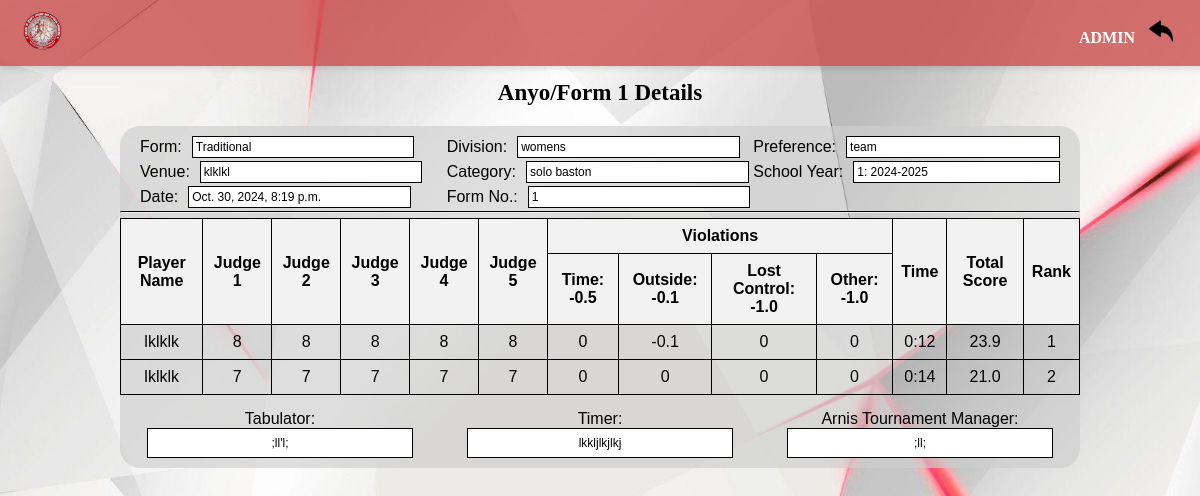
The page /anyo_match_view/1/ (signed in) on the database its author committed.
### myapp/models.py (models this page shows, shortened)
class CustomUser(AbstractUser):
    SPORT_CHOICES = [
        ('arnis', 'Arnis'),
        ('volleyball', 'Volleyball'),
        ('table_tennis', 'Table Tennis'),
    ]
    userID = models.AutoField(primary_key=True)
    username = models.CharField(max_length=255, unique=True)
    password = models.CharField(max_length=255)  # This field will store hashed passwords
    sport = models.CharField(max_length=20, choices=SPORT_CHOICES, blank=True, null=True)
    is_superuser = models.BooleanField(blank=True, null=True)
    is_admin = models.BooleanField(blank=True, null=True)
    is_staff = models.BooleanField(blank=True, null=True)
    groups = models.ManyToManyField(
        Group,
        blank=True,
        related_name='customuser_set',
        verbose_name='groups'
    )
    user_permissions = models.ManyToManyField(
        Permission,
        blank=True,
        related_name='customuser_set',
        verbose_name='user permissions'
    )
    def __str__(self):
        return self.username

class FormMatch(models.Model):
    formID = models.AutoField(primary_key=True)
    form_type = models.CharField(max_length=255, null=True, blank=True)
    yearID = models.ForeignKey(SchoolYear, on_delete=models.CASCADE, null=True, blank=True)
    form_no = models.IntegerField(null=True, blank=True)
    venue = models.CharField(max_length=255, null=True, blank=True)
    date = models.DateTimeField(null=True, blank=True)
    division = models.CharField(max_length=255, null=True, blank=True)
    category = models.CharField(max_length=255, blank=True, null=True)
    preference = models.CharField(max_length=255, blank=True, null=True)
    tabulator = models.ForeignKey(ArnisTabulator, related_name='tabulator_matches', on_delete=models.CASCADE, null=True, blank=True)
    timer = models.ForeignKey(ArnisTimer, related_name='timer_matches', on_delete=models.CASCADE, null=True, blank=True)
    manager = models.ForeignKey(ArnisManager, related_name='manager_matches', on_delete=models.CASCADE, null=True, blank=True)
    user = models.ForeignKey(CustomUser, on_delete=models.CASCADE)  # Store user reference

class SchoolYear(models.Model):
    YearID = models.AutoField(primary_key=True)
    start_year = models.IntegerField()
    end_year = models.IntegerField()
    def __str__(self):
        return f"{self.YearID}: {self.start_year}-{self.end_year}"

class FormPlayers(models.Model):
    formplayersID = models.AutoField(primary_key=True)
    formID = models.ForeignKey(FormMatch, on_delete=models.CASCADE, null=True, blank=True)
    playerID = models.ForeignKey(ArnisFormPlayers, on_delete=models.CASCADE, null=True, blank=True)
    judgeScores1 = models.IntegerField(default=0, null=True, blank=True)
    judgeScores2 = models.IntegerField(default=0, null=True, blank=True)
    judgeScores3 = models.IntegerField(default=0, null=True, blank=True)
    judgeScores4 = models.IntegerField(default=0, null=True, blank=True)
    judgeScores5 = models.IntegerField(default=0, null=True, blank=True)
    time = models.CharField(max_length=255, default=0, null=True, blank=True)
    lost_control = models.IntegerField(default=0, null=True, blank=True)
    outside = models.CharField(max_length=255, default=0, null=True, blank=True)
    other = models.IntegerField(default=0, null=True, blank=True)
    time_consumed = models.CharField(max_length=255, null=True, blank=True)
    rank = models.IntegerField(default=0, null=True, blank=True)
    total_score = models.FloatField(default=0, null=True, blank=True)

class ArnisFormPlayers(models.Model):
    yearID = models.ForeignKey(SchoolYear, on_delete=models.CASCADE)
    playerID = models.AutoField(primary_key=True)
    player_name = models.CharField(max_length=150)
    collegeID = models.ForeignKey(College, on_delete=models.CASCADE)
    def __str__(self):
        return self.player_name

class ArnisTabulator(models.Model):
    yearID = models.ForeignKey(SchoolYear, on_delete=models.CASCADE)
    tabulatorID = models.AutoField(primary_key=True)
    tabulator_name = models.CharField(max_length=150)
    def __str__(self):
        return self.tabulator_name

class ArnisTimer(models.Model):
    yearID = models.ForeignKey(SchoolYear, on_delete=models.CASCADE)
    timerID = models.AutoField(primary_key=True)
    timer_name = models.CharField(max_length=150)
    def __str__(self):
        return self.timer_name

class ArnisManager(models.Model):
    yearID = models.ForeignKey(SchoolYear, on_delete=models.CASCADE)
    managerID = models.AutoField(primary_key=True)
    manager_name = models.CharField(max_length=150)
    def __str__(self):
        return self.manager_name

### myapp/views.py (the view)
# urls.py: path('anyo_match_view/<int:form_id>/', views.anyo_match_view, name='anyo_match_view'),
@login_required(login_url='/login')
def anyo_match_view(request, form_id):
    form = get_object_or_404(FormMatch, formID=form_id)
    players = FormPlayers.objects.filter(formID=form)
    context = {
        'form': form,
        'players': players,
        'username': request.user,
    }
    if request.user.sport != 'arnis' and not request.user.is_admin:
        messages.error(request, "You are not authorized to access this page.")
        return redirect('myapp:sports')  # Redirect to sport selection page
    return render(request, 'anyo_match_view.html', context)

### myapp/templates/anyo_match_view.html (shortened to what this page needs)
{% load static %}
<!DOCTYPE html>
<html lang="en">
<head>
    <link rel="stylesheet" href="{% static 'css/anyo_view.css' %}">
</head>
<header>
    <div class="navbar">
    <div class="logo">
        <img src="{% static 'img/csspe.png' %}" alt="Logo">
    </div>
    <div class="nav-links">
        <ul>
            <li>
                <span>{{ username|upper  }}</span>
            </li>
            <li>
                <a href="javascript:history.back()">
                    <img src="{% static '/img/back.png'%}"  alt="Match History" class="icon" placeholder="icon" />
                </a>
            </li>
        </ul>
    </div>
</div>
</header>
<body>
    <h1>Anyo/Form {{form.formID}} Details</h1>
        <div class="container">
                <div class="form-section">
                    <div class="match-info">
                    <div class="columns">
                    <div class="column">
                    <label for="form_type">Form:</label><span id="form-type" name="form_type">{{form.form_type}}</span>
                    </div>
                    <div class="column">
                    <label for="venue">Venue:</label><span id="venue" name="venue">{{form.venue}}</span>
                    </div>
                    <div class="column">
                    <label for="date">Date:</label><span id="date" name="date">{{form.date}}</span>
                    </div>
                </div>
                <div class="columns">
                    <div class="column">
                        <label for="division">Division:</label><span id="division" name="divison">{{form.division}}</span>
                    </div>
                    <div class="column">
                        <label for="category">Category:</label><span id="category" name="category">{{form.category}}</span>
                    </div>
                    <div class="column">
                    <label for="form_no">Form No.:</label><span id="form-no" name="form_no">{{form.form_no}}</span>
                    </div>
                </div>
                <div class="columns">
                    <div class="column">
                    <label for="preference">Preference:</label><span id="preference" name="preference">{{form.preference}}</span>
                </div>
                <div class="column">
                    <label for="school_year">School Year:</label><span id="school-years" name="school_year">{{form.yearID}}</span>
                </div>
                </div>
            </div>
                    <hr class="bold-horizontal-line">
                    <table id="score-table">
                        <thead>
                            <tr>
                                <th rowspan="2">Player Name</th>
                                <th rowspan="2">Judge 1</th>
                                <th rowspan="2">Judge 2</th>
                                <th rowspan="2">Judge 3</th>
                                <th rowspan="2">Judge 4</th>
                                <th rowspan="2">Judge 5</th>
                                <th colspan="4">Violations</th>
                                <th rowspan="2">Time</th>
                                <th rowspan="2">Total Score</th>
                                <th rowspan="2">Rank</th>
                            </tr>
                            <tr>
                                <th>Time: -0.5</th>
                                <th>Outside: -0.1</th>
                                <th>Lost Control: -1.0</th>
                                <th>Other: -1.0</th>
                            </tr>
                        </thead>
                        <tbody id="score-table-body">
                            {% for player in players %}
                                <tr>
                                    <td>{{ player.playerID }}</td>
                                    <td>{{ player.judgeScores1 }}</td>
                                    <td>{{ player.judgeScores2 }}</td>
                                    <td>{{ player.judgeScores3 }}</td>
                                    <td>{{ player.judgeScores4 }}</td>
                                    <td>{{ player.judgeScores5 }}</td>
                                    <td>{{ player.time }}</td>
                                    <td>{{ player.outside }}</td>
                                    <td>{{ player.lost_control }}</td>
                                    <td>{{ player.other }}</td>
                                    <td>{{ player.time_consumed }}</td>
                                    <td>{{ player.total_score }}</td>
                                    <td>{{ player.rank }}</td>
                                </tr>
                            {% empty %}
                                <tr>
                                    <td colspan="13">No players found</td>
                                </tr>
                            {% endfor %}
                            </tbody>
                    </table>
                <div class="coordinator">
                <div class="coordinators">
                <label for="tabulator">Tabulator:</label><span id="tabulator" name="tabulator">{{ form.tabulator }}</span>
                </div>
                    <div class="coordinators">
                    <label for="timer">Timer:</label><span id="timer" name="timer">{{ form.timer }}</span>
                    </div>
                    <div class="coordinators">
                    <label for="manage">Arnis Tournament Manager:</label><span id="manager" name="manager">{{ form.manager }}</span>
                </div>
                </div>
        </div>
</body>
</html>

### myapp/static/css/anyo_view.css (style rules this page uses)
body { background-image: url('/static/img/log.png'); background-size: cover; background-position: center; background-repeat: no-repeat; background-attachment: fixed; font-family: Georgia, 'Times New Roman', Times, serif; margin: 0; padding: 0; position: relative; }
.navbar { background-color: #ca4f4dcd; color: #fff; display: flex; justify-content: space-between; align-items: center; padding: 3px; font-weight: bold; position: fixed; margin: 0; width: 100%; top: 0; z-index: 1000; box-shadow: 0px 3px 5px rgba(0, 0, 0, 0.1); }
.logo img { height: 40px; margin-left: 20px; }
.nav-links ul { list-style: none; margin-right: 20px; padding: 0; }
.nav-links ul li { display: inline; padding-right: 10px; }
.nav-links ul li a { color: #0b0b0b; text-decoration: none; }
.container { font-family: 'Franklin Gothic Medium', 'Arial Narrow', Arial, sans-serif; background-color: #cececeab; margin: 0 auto; width: 80%; padding-top: 10px; border-radius: 20px; padding-bottom: 10px; text-align: center; box-sizing: border-box; justify-content: space-around; }
h1 { font-size: 23px; padding-top: 80px; padding-bottom: 20px; margin: 0 auto; text-align: center; }
.coordinator { display: flex; align-items: center; justify-content: space-around; width: 100%; margin-top: 15px; }
.coordinator label { white-space: nowrap; margin-bottom: 10px; }
.coordinator span { display: block; width: 250px; border: solid 1px black; background-color: #ffffff; padding: 7px; font-size: 12px; margin: 0 auto; }
.container .bold-horizontal-line { margin: 0; border-top: 1px solid; }
table { width: 100%; border-collapse: collapse; margin-top: 5px; }
table, th, td { border: 1px solid #000000; }
th, td { text-align: center; padding: 8px; }
th { background-color: #f2f2f2; }
.column { display: block; width: 100%; margin-bottom: 3px; }
.columns { width: 100%; flex: 1; }
.icon { width: 24px; height: 24px; }
img { transition: filter 0.3s; }
.column { display: flex; align-items: center; }
.column label { display: inline-block; margin-right: 10px; }
.column span { display: inline-block; width: calc(100% - 100px); border: solid 1px black; background-color: #ffffff; padding: 10px; font-size: 12px; }
.match-info { text-align: left; padding-left: 20px; padding-right: 20px; display: flex; }
.match-info label { margin-right: 10px; white-space: nowrap; }
.match-info span { width: 70%; border: solid 1px black; background-color: #ffffff; padding: 3px; }

### rows shown on the page
CustomUser: username "ADMIN"
FormMatch: formID "1", form_type "Traditional", venue "klklkl", date "Oct. 30, 2024, 8:19 p.m.", division "womens", category "solo baston", form_no "1", preference "team", yearID "1: 2024-2025", tabulator ";ll'l;", timer "lkkljlkjlkj", manager ";ll;"
FormPlayers: playerID "lklklk", judgeScores1 "8", judgeScores2 "8", judgeScores3 "8", judgeScores4 "8", judgeScores5 "8", time "0", outside "-0.1", lost_control "0", other "0", time_consumed "0:12", total_score "23.9", rank "1"
FormPlayers: playerID "lklklk", judgeScores1 "7", judgeScores2 "7", judgeScores3 "7", judgeScores4 "7", judgeScores5 "7", time "0", outside "0", lost_control "0", other "0", time_consumed "0:14", total_score "21.0", rank "2"
